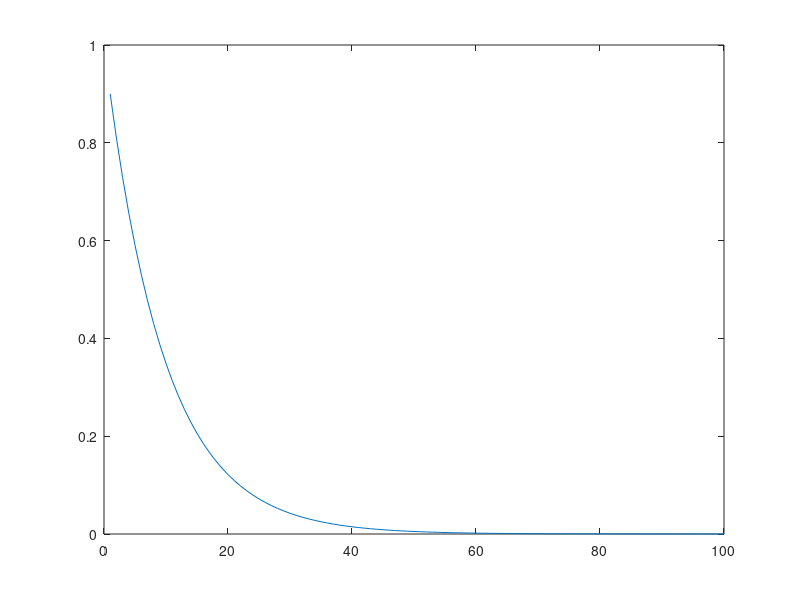

Write the MATLAB code that produced this figure.
clear;

Q = [0.8,-0.6;0.6,0.8];
Q_1 = inv(Q);
lambda = [0.4,0;0,0.9];

W_norm = [];
% W = [];

for x = 1:100
	% W(x) =;
	W_norm(x) = norm(Q*power(lambda,x)*Q_1,2);
end


plot(1:100,W_norm);
